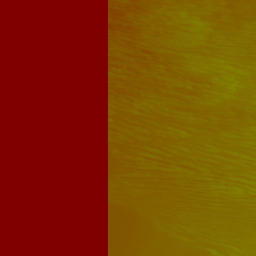
#> input picture terrain/11/1217/838.webp, 256 x 256 px, found by its file name; its folder holds only this picture in this run
$ python build_shadows.py
#> lines starting #> are read from the running program, lines starting #| are printed output that depends on the picture
"""Precompute cast-shadow masks for the sun layer.

Reads the site's own elevation tiles (terrain/11/*/*.webp, Terrarium encoding),
stitches them into one Web-Mercator grid, and for each half hour of the day
works out where the sun is and which pixels are hidden from it by terrain
(a ray is walked from every pixel toward the sun; if the ground rises above
the ray anywhere, the pixel is in shadow).

Output, per date (four full-moon days near the solstices and equinoxes):
  shadows/<YYYYMMDD>/<HHMM>-n.png, <HHMM>-s.png   north and south halves (each ≤4096 px tall,
                                             the safe WebGL texture size); 2-color PNG, black = shadow
  shadows/manifest.json                       bounds, frames, sun azimuth/altitude per frame

Run: python tools/build_shadows.py            (takes a few minutes)
"""
import json, math, os, sys, datetime as dt
import numpy as np, mercantile
from scipy import ndimage
from PIL import Image

Z = 11
TERRAIN = "terrain"
OUT = "shadows"
# (year, month, day, hours ahead of UTC on that day: 2 = Israel winter time, 3 = summer time)
DATES = [(2026, 12, 23, 2), (2027, 3, 21, 2), (2027, 6, 18, 3), (2027, 9, 15, 3)]
CENTER = (35.0, 31.5)       # sun position is taken here (the difference across Israel is a few minutes of time)
STEP_MIN = 30
BIAS = 3.0                  # meters; ignores small bumps (the DEM is a surface model with buildings and trees)
KMIN = 3                    # occluders closer than ~3 pixels are left to the slope shading (hillshade) on the site
SMOOTH = 1.2                # gaussian blur of the DEM (pixels) before the test, against surface-model noise


def load_dem():
    cols = sorted(int(x) for x in os.listdir(f"{TERRAIN}/{Z}"))
    rows = sorted({int(f[:-5]) for c in cols for f in os.listdir(f"{TERRAIN}/{Z}/{c}")})
    x0, y0 = cols[0], rows[0]
    H = np.zeros(((rows[-1] - y0 + 1) * 256, (cols[-1] - x0 + 1) * 256), np.float32)
    for c in cols:
        for f in os.listdir(f"{TERRAIN}/{Z}/{c}"):
            r = int(f[:-5])
            a = np.asarray(Image.open(f"{TERRAIN}/{Z}/{c}/{f}").convert("RGB"), np.float32)
            H[(r - y0) * 256:(r - y0 + 1) * 256, (c - x0) * 256:(c - x0 + 1) * 256] = a[..., 0] * 256 + a[..., 1] + a[..., 2] / 256 - 32768
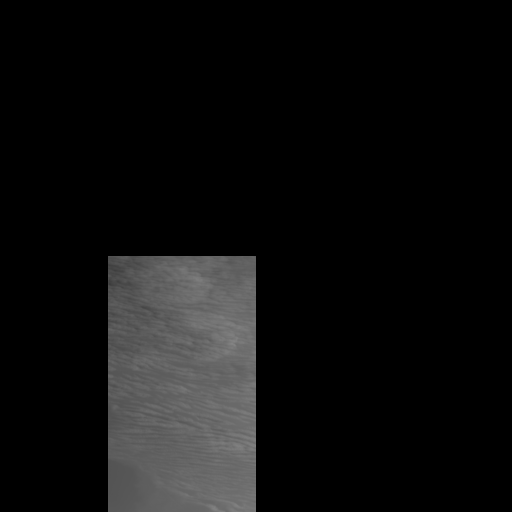
#> H: shape (512, 512) float32; min 0, max 131, mean 14.4
#> pass 2 of the loop in load_dem, `for c in cols:`:
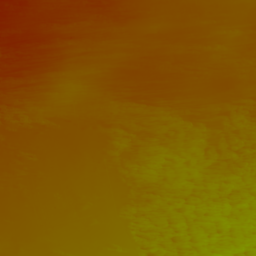
#> input picture terrain/11/1218/837.webp, 256 x 256 px, found by its file name
#> in load_dem, `H[(r - y0) * 256:(r - y0 + 1) * 256, (c - x0) * 256:(c - x0 + 1) * 256..`:
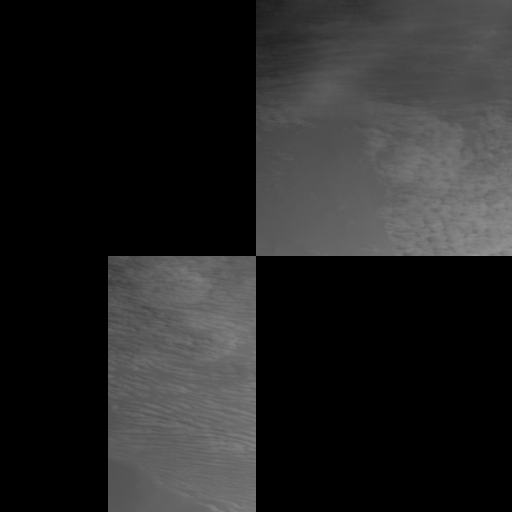
#> H: shape (512, 512) float32; min 0, max 150, mean 36.2
    nw = mercantile.bounds(x0, y0, Z)
    se = mercantile.bounds(cols[-1], rows[-1], Z)
    return H, (nw.west, se.south, se.east, nw.north), y0


# [52 lines left out: functions sun, shadow, shrink, save, not called in this run]


def main():
    H, (W, S_, E, N), y0 = load_dem()
    h, w = H.shape
    print("dem", H.shape, H.min(), H.max())
    H = ndimage.gaussian_filter(H, SMOOTH).astype(np.float32)
    # meters per pixel for each row (Mercator: same in x and y, shrinks with cos(latitude))
    n = 2 ** Z * 256
    lat = np.degrees(np.arctan(np.sinh(math.pi * (1 - 2 * (y0 * 256 + np.arange(h) + .5) / n))))
    mpp = (40075016.686 / n * np.cos(np.radians(lat))).astype(np.float32)
    half = h // 2
    west_cut = int(round((34.0 - W) / (E - W) * w)) + 2
    lat_mid = math.degrees(math.atan(math.sinh(math.pi * (1 - 2 * (y0 * 256 + half) / n))))
    os.makedirs(OUT, exist_ok=True)
    man = {"bounds": [W, S_, E, N], "split": lat_mid, "dates": {}}
    for yr, mo, da, tz in DATES:
        key = f"{yr}{mo:02d}{da:02d}"
        os.makedirs(f"{OUT}/{key}", exist_ok=True)
        frames = []
        for minute in range(0, 24 * 60, STEP_MIN):
            t = dt.datetime(yr, mo, da, minute // 60, minute % 60) - dt.timedelta(hours=tz)
            az, alt = sun(t, *CENTER)
            if alt < 2:            # sun (nearly) down: no frame
                continue
            name = f"{minute // 60:02d}{minute % 60:02d}"
            m = shadow(H, mpp, az, alt)
            m[:, :west_cut] = False      # west of 34°E the DEM has no data (a false cliff in Sinai)
            save(shrink(m[:half]), f"{OUT}/{key}/{name}-n.png")
            save(shrink(m[half:]), f"{OUT}/{key}/{name}-s.png")
            frames.append({"t": f"{minute // 60:02d}:{minute % 60:02d}", "f": name, "az": round(az, 1), "alt": round(alt, 1)})
            print(key, name, f"az={az:.0f} alt={alt:.1f} shade={m.mean():.2%}", flush=True)
        man["dates"][key] = {"y": yr, "m": mo, "d": da, "tz": tz, "frames": frames}
    json.dump(man, open(f"{OUT}/manifest.json", "w"), separators=(",", ":"))


if __name__ == "__main__":
    main()
#> (the call stopped at in load_dem, `nw = mercantile.bounds(x0, y0, Z)`: mercantile is not available in this run)
